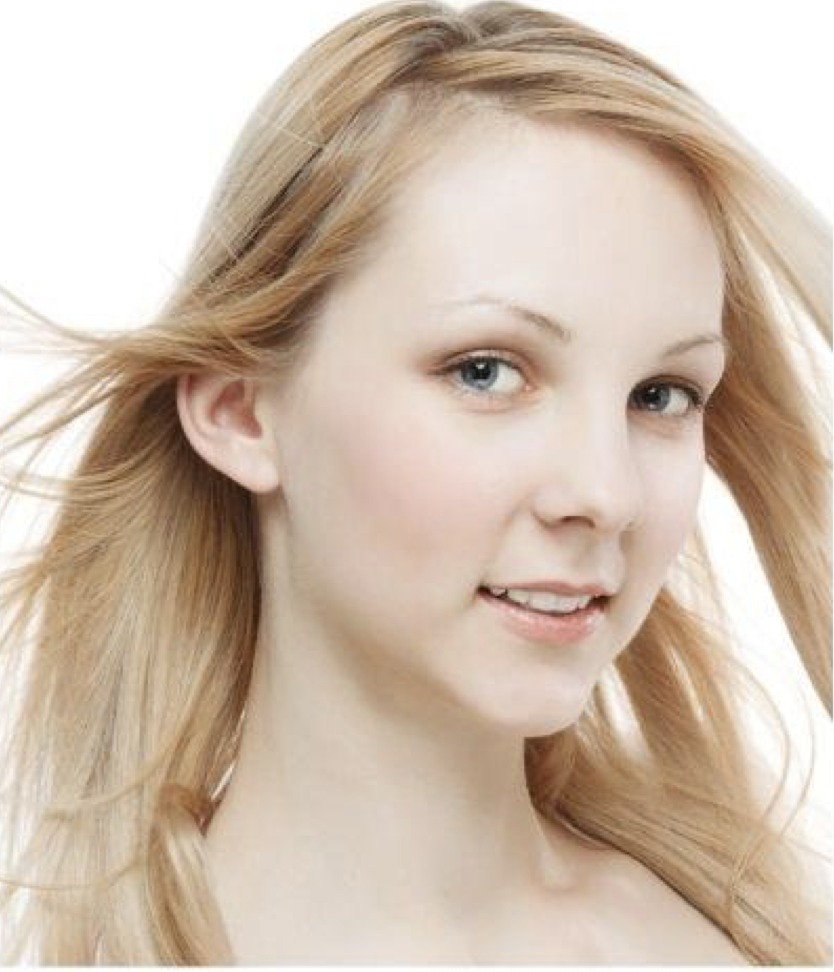
#> input picture Color-AI/photos/faces/valid_face_3.png, 834 x 972 px
$ python ValidateLighting.py
#> lines starting #> are read from the running program, lines starting #| are printed output that depends on the picture
import numpy as np
import cv2

BRIGHTNESS_THRESHOLD = (100, 300)  # Luminance range
COLOR_TEMP_RANGE = (0, 555)  # Kelvin range
CONTRAST_THRESHOLD = 50  # Minimum contrast difference


def load_image(file_path):
    """
    Loads in the image using openCV then converts from standard

    Args:
        param1 (type): Description of the first parameter.
        param2 (type): Description of the second parameter.

    Returns:
        type: Description of the return value.
    """
#> called with file_path = '../photos/faces/valid_face_3.png'
    image = cv2.imread(file_path)
#> image is the input picture: shape (972, 834, 3); mean B, G, R 171.2, 188.1, 206.2
    if image is None:
        raise ValueError("Invalid image file")
    return image


def preprocess_image(image):
    """
    Converts the image from standard BGR color space(default when openCV loads it in) to both the lab and hsv colorspaces

    a lab in openCV is a color representation model that seperates color information into three components

        L (Lightness): Represents the brightness of the color, ranging from 0 (black) to 100 (white).
        a (Green-Red): Represents the position between green and red. Negative values indicate green, and positive values indicate red.
        b (Blue-Yellow): Represents the position between blue and yellow. Negative values indicate blue, and positive values indicate yellow.

    the utiility of converting to the lab color space is the seperation of factors like brightness from that of hue. This works for our purposes as we need to correct seperatley
    for overly bright photos vs ones with bad color contrast.

    hsv is the hue saturation value color space. hsv seperates the color information into three parts.
        1. Hue, representing color type, normally goes from 0 to 360 degrees but is normalized to [0-179] in openCV for 8 bit representation
        2. Saturation, is stored as a value from 0 to 255 where 0 is total greyscale and 255 is total saturation
        3. value represents the brightness of the color, vlaues ranging from 0 to 255

    Simlilar to the lab colorspace, the utility of the hsv color space for us is the seperation of information like color type from brightness. This space lets us threshhold
    seeing if an image is within a color range, and hue seperated from brightness helps us determin color with less variablility based on light.


    Args:
        param1 (type): Description of the first parameter.


    Returns:
        type: Description of the return value.
    """
    lab = cv2.cvtColor(image, cv2.COLOR_BGR2Lab)
#> lab: shape (972, 834, 3); mean of channels 0, 1, 2 196.4, 132.2, 139.3
    hsv = cv2.cvtColor(image, cv2.COLOR_BGR2HSV)
#> hsv: shape (972, 834, 3); mean H, S, V 14.1, 50.3, 206.2
    return lab, hsv

def analyze_lighting(lab, hsv):
    # Brightness
    l_channel = lab[:, :, 0]
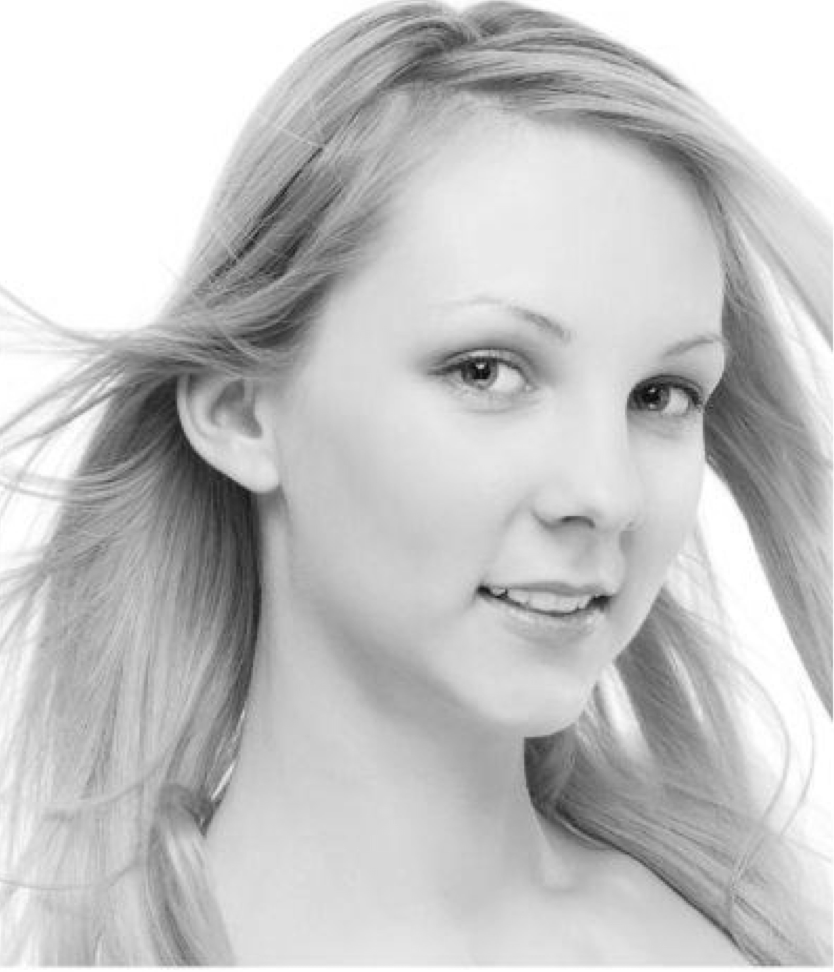
#> l_channel: shape (972, 834); min 5, max 255, mean 196.4
    mean_brightness = np.mean(l_channel)
#> mean_brightness = 196.4

    # Contrast
    contrast = np.max(l_channel) - np.min(l_channel)
#> contrast = 250

    # Color Temperature (approximation via b channel)
    b_channel = lab[:, :, 2]
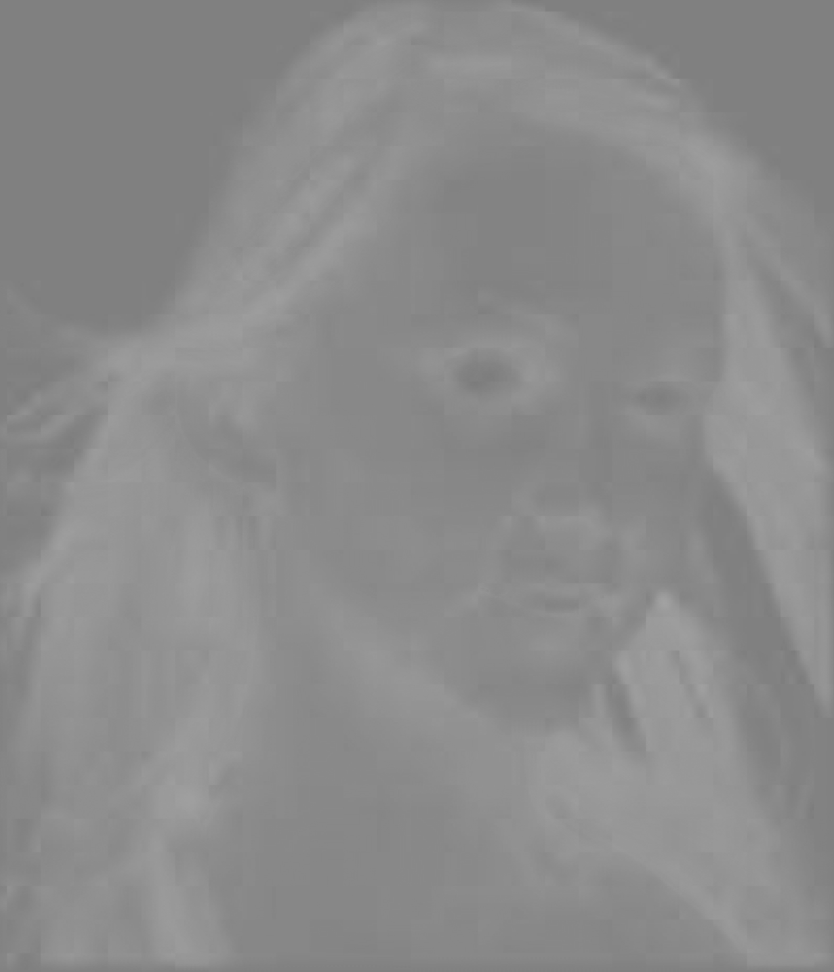
#> b_channel: shape (972, 834); min 123, max 162, mean 139.3
    mean_hue = np.mean(b_channel)  # Higher values indicate warmer lighting
#> mean_hue = 139.3


    # Uniformity
    uniformity = np.std(l_channel)
#> uniformity = 45.24

    return mean_brightness, contrast, mean_hue, uniformity

def validate_lighting_lab(mean_brightness, contrast, mean_b, uniformity):
    feedback = []
    if not (BRIGHTNESS_THRESHOLD[0] <= mean_brightness <= BRIGHTNESS_THRESHOLD[1]):
        feedback.append("Adjust brightness to fall within the acceptable range.")
    if contrast < CONTRAST_THRESHOLD:
        feedback.append("Increase contrast by improving lighting.")
    if mean_b < COLOR_TEMP_RANGE[0]:  # Cooler tones
        feedback.append("Lighting appears too cool (bluish).")
    elif mean_b > COLOR_TEMP_RANGE[1]:  # Warmer tones (threshold can be adjusted)
        print(mean_b)
        feedback.append("Lighting appears too warm (yellowish).")
    if uniformity > 75:  # Adjust based on testing
        feedback.append("Lighting is uneven. Avoid shadows or highlights.")

    return len(feedback) == 0, feedback


def provide_feedback(valid, feedback):
    if valid:
        print("Lighting conditions are acceptable.")
    else:
        print("Lighting conditions are not acceptable. Suggestions:")
        for issue in feedback:
            print(f"- {issue}")


def main(image_path):
    try:
        image = load_image(image_path)
        lab, hsv = preprocess_image(image)
        mean_brightness, contrast, mean_hue, uniformity = analyze_lighting(lab, hsv)
#> mean_brightness = 196.4; contrast = 250; mean_hue = 139.3; uniformity = 45.24
        valid, feedback = validate_lighting_lab(mean_brightness, contrast, mean_hue, uniformity)
#> valid = True; feedback = []
        provide_feedback(valid, feedback)
    except Exception as e:
        print(f"Error: {e}")

# Example usage
main("../photos/faces/valid_face_3.png")

$ run again, with Color-AI/photos/faces/valid_face_0.png copied over Color-AI/photos/faces/valid_face_3.png
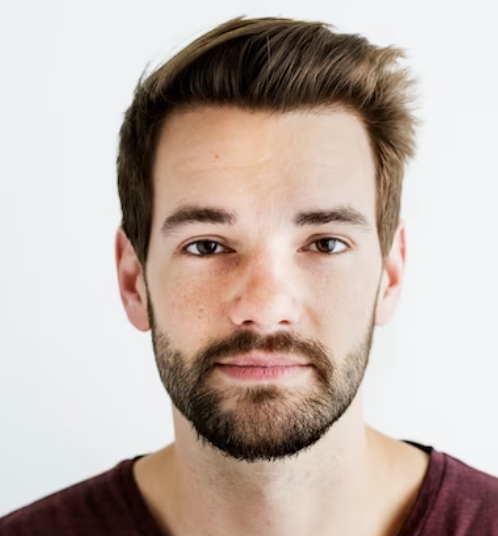
#> input picture Color-AI/photos/faces/valid_face_0.png, 498 x 536 px
#> in load_image, image is the input picture: shape (536, 498, 3); mean B, G, R 170.8, 178.9, 193.3
#> lab: shape (536, 498, 3); mean of channels 0, 1, 2 185.5, 132.5, 134.5
#> hsv: shape (536, 498, 3); mean H, S, V 57.6, 52.1, 194.7
#> in analyze_lighting, `l_channel = lab[:, :, 0]`:
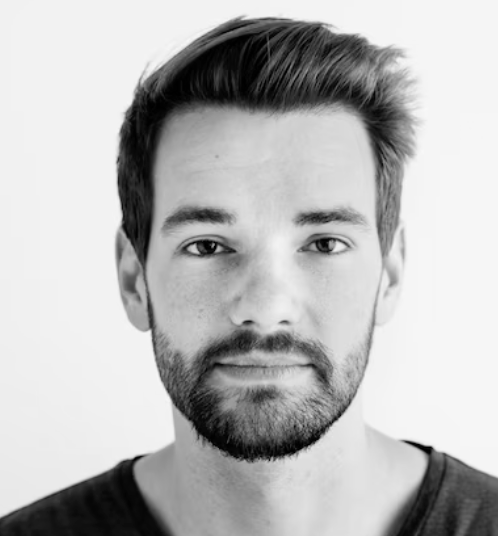
#> l_channel: shape (536, 498); min 0, max 248, mean 185.5
#> in analyze_lighting, `mean_brightness = np.mean(l_channel)`: mean_brightness = 185.5
#> in analyze_lighting, `contrast = np.max(l_channel) - np.min(l_channel)`: contrast = 248
#> in analyze_lighting, `b_channel = lab[:, :, 2]`:
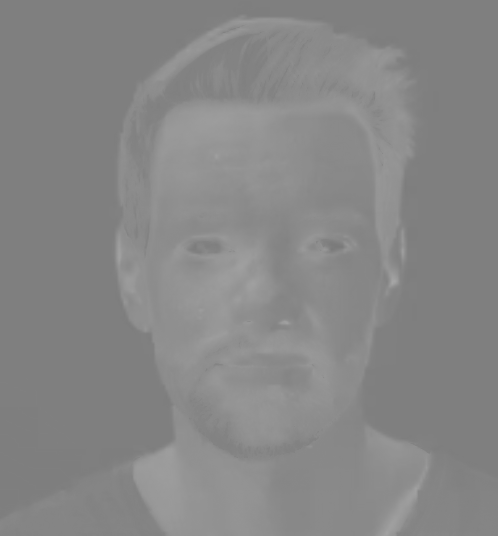
#> b_channel: shape (536, 498); min 122, max 165, mean 134.5
#> in analyze_lighting, `mean_hue = np.mean(b_channel)`: mean_hue = 134.5
#> in analyze_lighting, `uniformity = np.std(l_channel)`: uniformity = 74.57
#> in main, `mean_brightness, contrast, mean_hue, uniformity = analyze_lighting(lab..`: mean_brightness = 185.5; contrast = 248; mean_hue = 134.5; uniformity = 74.57
#> valid = True; feedback = []

$ run again, with Color-AI/photos/faces/valid_face_1.png copied over Color-AI/photos/faces/valid_face_3.png
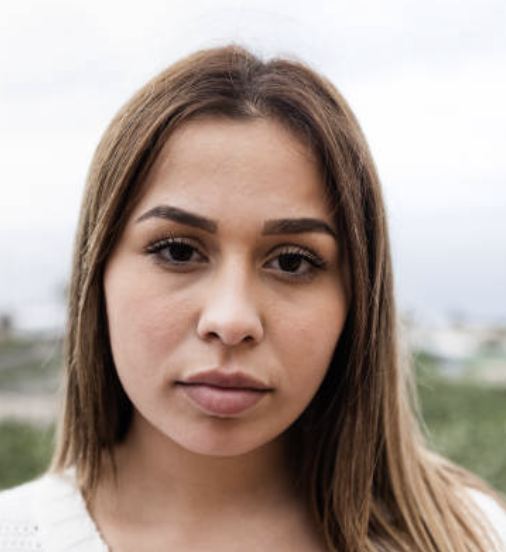
#> input picture Color-AI/photos/faces/valid_face_1.png, 506 x 552 px
#> in load_image, image is the input picture: shape (552, 506, 3); mean B, G, R 147.1, 156.3, 172.9
#> lab: shape (552, 506, 3); mean of channels 0, 1, 2 164.3, 133.3, 135.8
#> hsv: shape (552, 506, 3); mean H, S, V 38.9, 60.6, 174.8
#> in analyze_lighting, `l_channel = lab[:, :, 0]`:
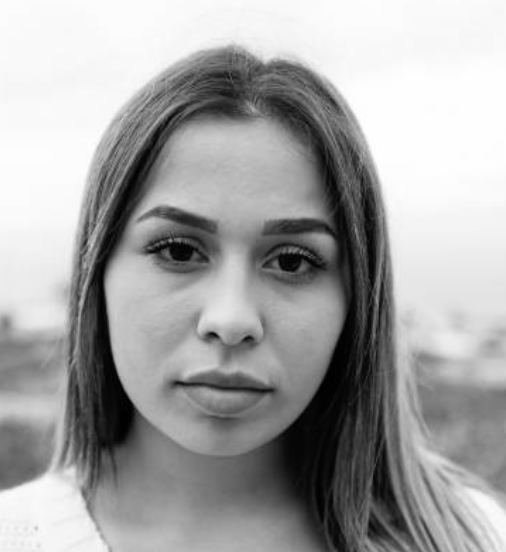
#> l_channel: shape (552, 506); min 0, max 255, mean 164.3
#> in analyze_lighting, `mean_brightness = np.mean(l_channel)`: mean_brightness = 164.3
#> in analyze_lighting, `contrast = np.max(l_channel) - np.min(l_channel)`: contrast = 255
#> in analyze_lighting, `b_channel = lab[:, :, 2]`:
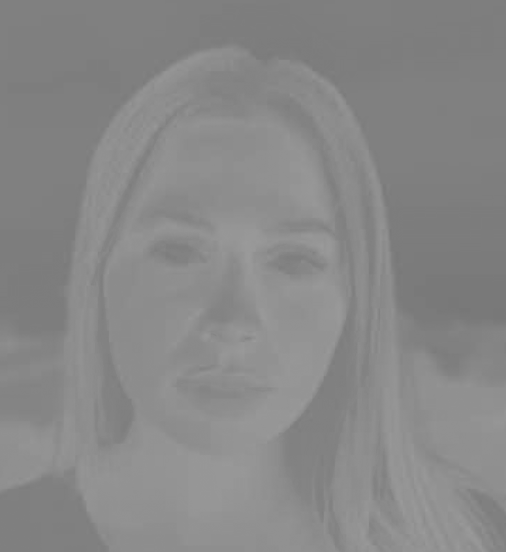
#> b_channel: shape (552, 506); min 119, max 156, mean 135.8
#> in analyze_lighting, `mean_hue = np.mean(b_channel)`: mean_hue = 135.8
#> in analyze_lighting, `uniformity = np.std(l_channel)`: uniformity = 76.02
#> in main, `mean_brightness, contrast, mean_hue, uniformity = analyze_lighting(lab..`: mean_brightness = 164.3; contrast = 255; mean_hue = 135.8; uniformity = 76.02
#> valid = False; feedback = 1 item
#> the loop in provide_feedback, `for issue in feedback:` made 1 pass
#| - Lighting is uneven. Avoid shadows or highlights.

$ run again, with Color-AI/photos/faces/valid_face_2.png copied over Color-AI/photos/faces/valid_face_3.png
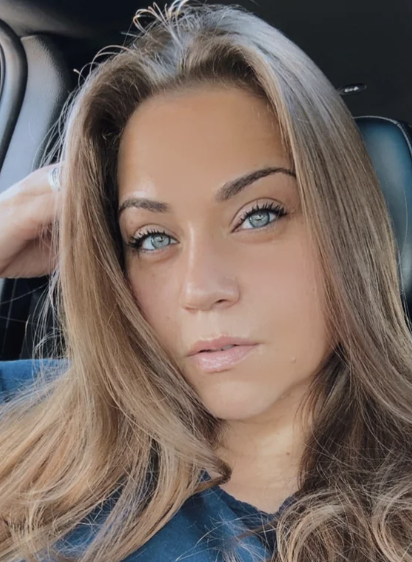
#> input picture Color-AI/photos/faces/valid_face_2.png, 412 x 562 px
#> in load_image, image is the input picture: shape (562, 412, 3); mean B, G, R 97, 105, 120.6
#> lab: shape (562, 412, 3); mean of channels 0, 1, 2 114.7, 133.2, 134.7
#> hsv: shape (562, 412, 3); mean H, S, V 38.5, 69, 125.5
#> in analyze_lighting, `l_channel = lab[:, :, 0]`:
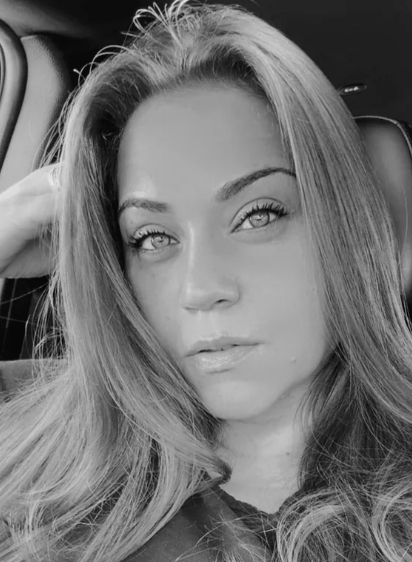
#> l_channel: shape (562, 412); min 5, max 231, mean 114.7
#> in analyze_lighting, `mean_brightness = np.mean(l_channel)`: mean_brightness = 114.7
#> in analyze_lighting, `contrast = np.max(l_channel) - np.min(l_channel)`: contrast = 226
#> in analyze_lighting, `b_channel = lab[:, :, 2]`:
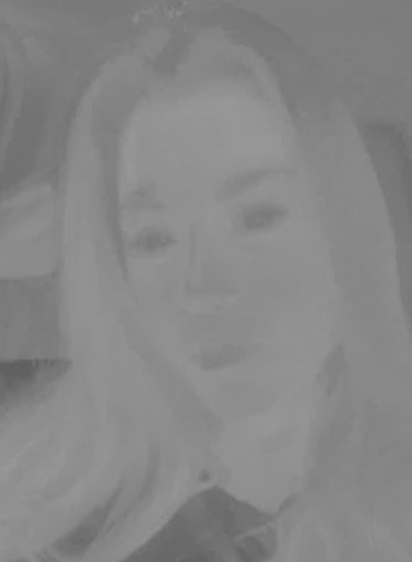
#> b_channel: shape (562, 412); min 94, max 152, mean 134.7
#> in analyze_lighting, `mean_hue = np.mean(b_channel)`: mean_hue = 134.7
#> in analyze_lighting, `uniformity = np.std(l_channel)`: uniformity = 49.94
#> in main, `mean_brightness, contrast, mean_hue, uniformity = analyze_lighting(lab..`: mean_brightness = 114.7; contrast = 226; mean_hue = 134.7; uniformity = 49.94
#> valid = True; feedback = []
